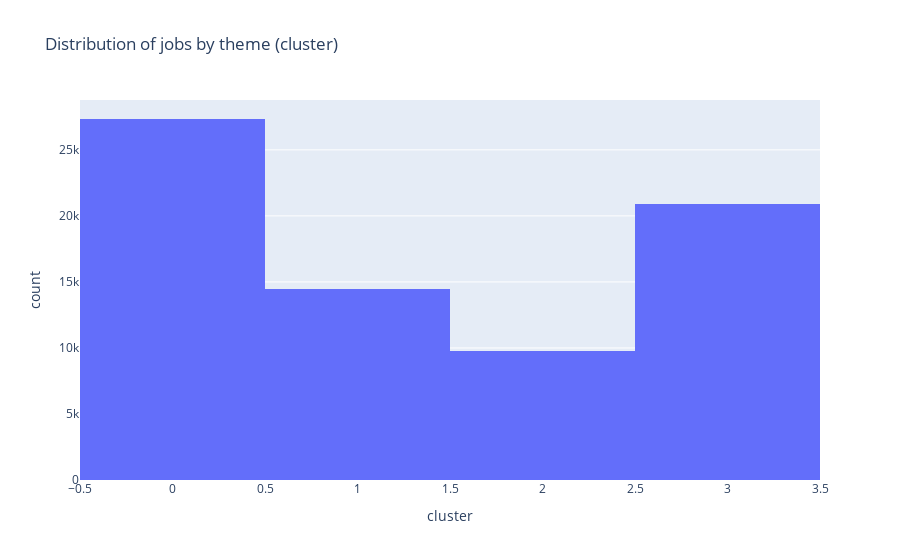

Notebook code cell kept with this figure:
### Code cell
import plotly.express as px

fig = px.histogram(body_df, x="cluster", nbins=k, title="Distribution of jobs by theme (cluster)")
fig.write_html("./images/jobs_by_theme.html")
fig.show()

### Figure 1 — Plotly figure (JSON) as saved in the notebook; plotly's stock layout.template omitted (floating-point values rounded to 4 significant figures; data arrays with more than 128 entries replaced by an {"elided": "..."} marker saying what was removed)
{"data": [{"bingroup": "x", "hovertemplate": "cluster=%{x}<br>count=%{y}<extra></extra>", "legendgroup": "", "marker": {"color": "#636efa", "pattern": {"shape": ""}}, "name": "", "nbinsx": 4, "orientation": "v", "showlegend": false, "type": "histogram", "x": {"elided": "72476 int values"}, "xaxis": "x", "yaxis": "y"}], "layout": {"barmode": "relative", "legend": {"tracegroupgap": 0}, "title": {"text": "Distribution of jobs by theme (cluster)"}, "xaxis": {"anchor": "y", "domain": [0, 1], "title": {"text": "cluster"}}, "yaxis": {"anchor": "x", "domain": [0, 1], "title": {"text": "count"}}}}
